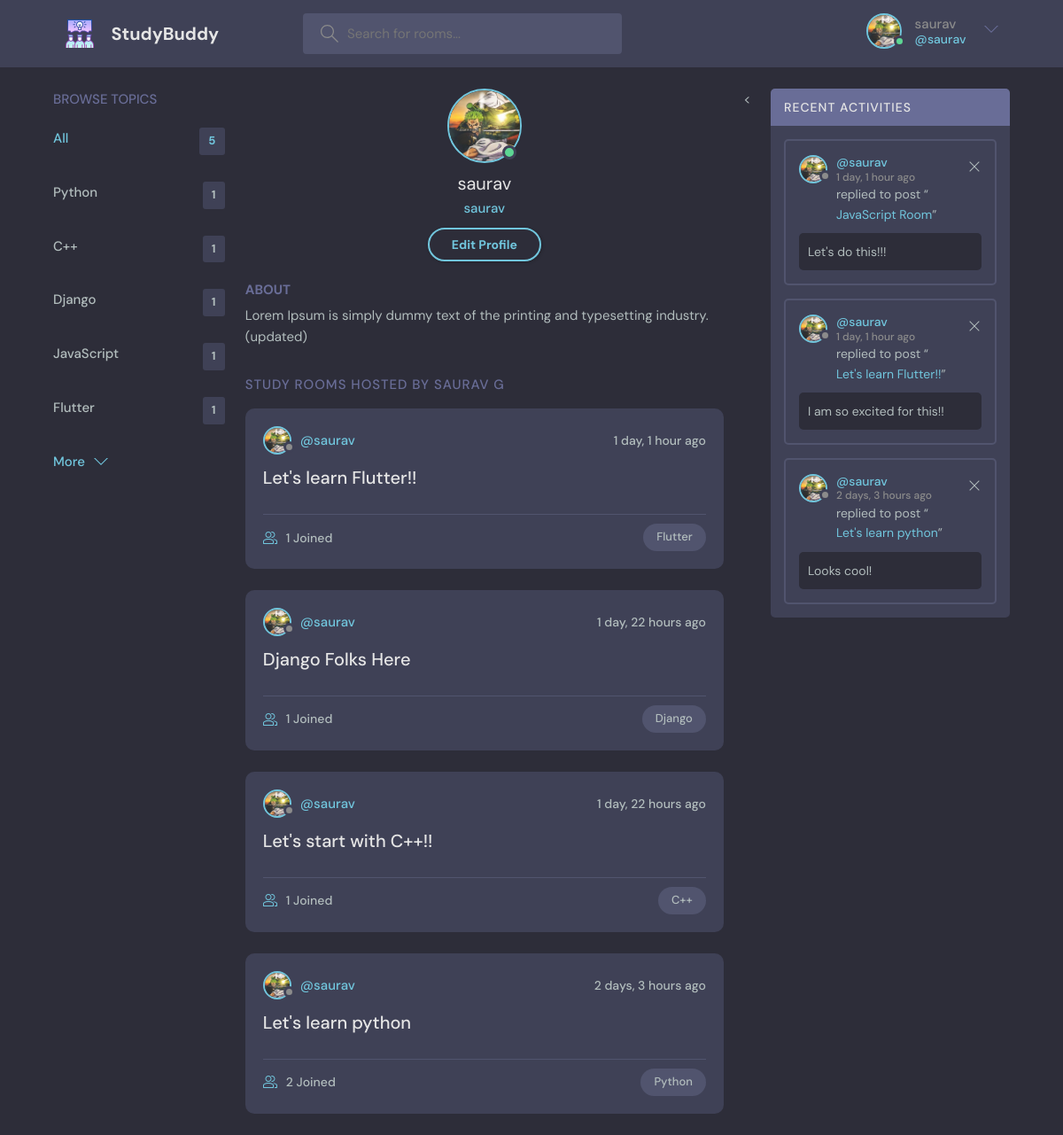
Page /profile/1/ (signed in) on the committed database.
### home/models.py (models this page shows, shortened)
class User(AbstractUser):
  name = models.CharField(max_length=100, null=True)
  email = models.EmailField(unique=True, null=True)
  bio = models.TextField(null=True)
  avatar = models.ImageField(null = True, default = "avatar.svg")
  USERNAME_field = 'email'
  REQUIRED_FIELDS = []

class Topic(models.Model):
  name = models.CharField(max_length=200)

class Room(models.Model):
  host = models.ForeignKey(User, on_delete=models.SET_NULL, null=True)
  topic = models.ForeignKey(Topic, on_delete=models.SET_NULL, null=True)
  name = models.CharField(max_length=200)
  description = models.TextField(null=True, blank=True)
  participants = models.ManyToManyField(
    User, related_name='participants', blank=True)
  updated = models.DateTimeField(auto_now=True)
  created = models.DateTimeField(auto_now_add=True)
  class Meta:
    ordering = ['-updated', '-created']
  def __str__(self):
    return self.name

class Message(models.Model):
  user = models.ForeignKey(User, on_delete=models.CASCADE)
  room = models.ForeignKey(Room, on_delete=models.CASCADE)
  body = models.TextField()
  updated = models.DateTimeField(auto_now=True)
  created = models.DateTimeField(auto_now_add=True)
  class Meta:
    ordering = ['-updated', '-created']

### home/views.py (the view)
# urls.py: path('profile/<str:pk>/', views.userProfile, name='user-profile'),
@login_required(login_url = 'login')
def userProfile(request, pk):
  user = User.objects.get(id=pk)
  roomDetails = user.room_set.all()
  room_messages = user.message_set.all()
  topics = Topic.objects.all()
  context = {'user': user, 'roomDetails': roomDetails, 'room_messages': room_messages, 'topics': topics}
  return render(request, 'home/profile.html', context)

### home/templates/home/profile.html
{% extends 'main.html' %}
{% block content %}
  <main class="profile-page layout layout--3">
    <div class="container">
       {% include 'home/topics_component.html' %}
      <div class="roomList">
        <div class="profile">
          <div class="profile__avatar">
            <div class="avatar avatar--large active">
              <img src="{{user.avatar.url}}" />
            </div>
          </div>
          <div class="profile__info">
            <h3>{{user.username}}</h3>
            <p>{{user.username}}</p>
            {% if request.user == user %}
            <a href="{% url 'update-user' %}" class="btn btn--main btn--pill">Edit Profile</a>
            {% endif %}
          </div>
          <div class="profile__about">
            <h3>About</h3>
            <p>
              {{user.bio}}
            </p>
          </div>
        </div>
        <div class="roomList__header">
          <div>
            <h2>Study Rooms Hosted by {{user.name}}</a>
            </h2>
          </div>
        </div>
        {% include 'home/feed_component.html' %}
      </div>
      <{% include 'home/activity_component.html' %}
    </div>
  </main>
{% endblock content %}

### templates/main.html (shortened to what this page needs)
<!DOCTYPE html>
{% load static %}
<html lang="en">
  <head>
    <link rel="stylesheet" href="{% static 'styles/style.css' %}" />
  </head>
  <body>
    {% include 'navbar.html' %}
    {% block content %}
    {% endblock %}
  </body>
</html>

### templates/navbar.html (shortened to what this page needs)
{% load static %}
<header class="header header--loggedIn">
  <div class="container">
    <a href="{% url 'home' %}" class="header__logo">
      <img src="{% static 'images/groupStudy.ico' %}" />
      <h1>StudyBuddy</h1>
    </a>
    <form class="header__search" method = "GET" action = "{% url 'home' %}">
      <label>
        <input name = "q" placeholder="Search for rooms..." />
      </label>
    </form>
    <nav class="header__menu">
      {% if request.user.is_authenticated %}
      <div class="header__user">
        <a href="{% url 'update-user' %}">
          <div class="avatar avatar--medium active">
            <img src="{{request.user.avatar.url}}" />
          </div>
          <p>{{request.user.username}} <span>@{{request.user.username}}</span></p>
        </a>
        <button class="dropdown-button">
          <svg version="1.1" xmlns="http://www.w3.org/2000/svg" width="32" height="32" viewBox="0 0 32 32">
            <title>chevron-down</title>
            <path d="M16 21l-13-13h-3l16 16 16-16h-3l-13 13z"></path>
          </svg>
        </button>
      </div>
      {% else %}
      <a href="{% url 'login' %}">
        <img src="{% static 'images/avatar.svg' %}" />
        <p>Login</p>
      </a>
      {% endif %}
    </nav>
  </div>
</header>

### home/templates/home/topics_component.html
<div class="topics">
  <div class="topics__header">
    <h2>Browse Topics</h2>
  </div>
  <ul class="topics__list">
    <li>
      <a href="{% url 'home' %}" class="active">All <span>{{topics.count}}</span></a>
    </li>
    {% for topic in topics %}
    <li>
      <a href="{% url 'home' %}?q={{topic.name}}">{{topic.name}}<span>{{topic.room_set.all.count}}</span></a>
    </li>
    {% endfor %}
  </ul>
  <a class="btn btn--link" href="{% url 'topics' %}">
    More
    <svg version="1.1" xmlns="http://www.w3.org/2000/svg" width="32" height="32" viewBox="0 0 32 32">
      <title>chevron-down</title>
      <path d="M16 21l-13-13h-3l16 16 16-16h-3l-13 13z"></path>
    </svg>
  </a>
</div>

### home/templates/home/feed_component.html (shortened to what this page needs)
{% for rooms in roomDetails %}
<div class="roomListRoom">
  <div class="roomListRoom__header">
    <a href="{% url 'user-profile' rooms.host.id %}" class="roomListRoom__author">
      <div class="avatar avatar--small">
        <img src="{{rooms.host.avatar.url}}" />
      </div>
      <span>@{{rooms.host.username}}</span>
    </a>
    <div class="roomListRoom__actions">
      <span>{{rooms.created | timesince}} ago</span>
    </div>
  </div>
  <div class="roomListRoom__content">
    <a href="{% url 'room' rooms.id %}">{{rooms.name}}</a>
  </div>
  <div class="roomListRoom__meta">
    <a href="{% url 'room' rooms.id %}" class="roomListRoom__joined">
      {{rooms.participants.all.count}} Joined
    </a>
    <p class="roomListRoom__topic">{{rooms.topic.name}}</p>
  </div>
</div>
{% endfor %}

### home/templates/home/activity_component.html
<div class="activities">
  <div class="activities__header">
    <h2>Recent Activities</h2>
  </div>
  {% for message in room_messages %}
  <div class="activities__box">
    <div class="activities__boxHeader roomListRoom__header">
      <a href="{% url 'user-profile' message.user.id %}" class="roomListRoom__author">
        <div class="avatar avatar--small">
          <img src="{{message.user.avatar.url}}" />
        </div>
        <p>
          @{{message.user}}
          <span>{{message.created|timesince}} ago</span>
        </p>
      </a>
      {% if request.user == message.user %}
      <div class="roomListRoom__actions">
        <a href="{% url 'delete-message' message.id %}">
          <svg version="1.1" xmlns="http://www.w3.org/2000/svg" width="32" height="32" viewBox="0 0 32 32">
            <title>remove</title>
            <path
              d="M27.314 6.019l-1.333-1.333-9.98 9.981-9.981-9.981-1.333 1.333 9.981 9.981-9.981 9.98 1.333 1.333 9.981-9.98 9.98 9.98 1.333-1.333-9.98-9.98 9.98-9.981z"
            ></path>
          </svg>
        </a>
      </div>
      {% endif %}
    </div>
    <div class="activities__boxContent">
      <p>replied to post “<a href="{% url 'room' message.room.id %}">{{message.room}}</a>”</p>
      <div class="activities__boxRoomContent">
        {{message.body}}
      </div>
    </div>
  </div>
  {% endfor %}
</div>

### rows in the picture
User: user.avatar (picture), user.username "saurav", avatar (picture), username "saurav", bio "Lorem Ipsum is simply dummy text of the printing and typesetting industry. (updated)", name "SAURAV G"
Topic: name "Python", room_set.all.count "1"
Topic: name "C++", room_set.all.count "1"
Topic: name "Django", room_set.all.count "1"
Topic: name "JavaScript", room_set.all.count "1"
Topic: name "Flutter", room_set.all.count "1"
Room: host.avatar (picture), host.username "saurav", created "1 day, 1 hour", name "Let's learn Flutter!!", participants.all.count "1", topic.name "Flutter"
Room: host.avatar (picture), host.username "saurav", created "1 day, 22 hours", name "Django Folks Here", participants.all.count "1", topic.name "Django"
Room: host.avatar (picture), host.username "saurav", created "1 day, 22 hours", name "Let's start with C++!!", participants.all.count "1", topic.name "C++"
Room: host.avatar (picture), host.username "saurav", created "2 days, 3 hours", name "Let's learn python", participants.all.count "2", topic.name "Python"
Message: user.avatar (picture), user "saurav", created "1 day, 1 hour", room "JavaScript Room", body "Let's do this!!!"
Message: user.avatar (picture), user "saurav", created "1 day, 1 hour", room "Let's learn Flutter!!", body "I am so excited for this!!"
Message: user.avatar (picture), user "saurav", created "2 days, 3 hours", room "Let's learn python", body "Looks cool!"

### other values in the picture
{{ topics.count }} "5"
